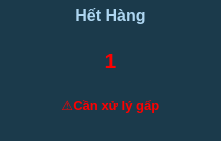
     <widget class="QWidget" name="wg_hh" native="true">
      <property name="geometry">
       <rect>
        <x>660</x>
        <y>60</y>
        <width>221</width>
        <height>141</height>
       </rect>
      </property>
      <property name="styleSheet">
       <string notr="true">background-color: #1B3A4B;
</string>
      </property>
      <widget class="QLabel" name="lb_hh">
       <property name="geometry">
        <rect>
         <x>0</x>
         <y>0</y>
         <width>221</width>
         <height>31</height>
        </rect>
       </property>
       <property name="font">
        <font>
         <family>Arial</family>
         <weight>75</weight>
         <bold>true</bold>
        </font>
       </property>
       <property name="styleSheet">
        <string notr="true">color: #AED6F1;</string>
       </property>
       <property name="text">
        <string>&lt;html&gt;&lt;head/&gt;&lt;body&gt;&lt;p align=&quot;center&quot;&gt;&lt;span style=&quot; font-size:12pt;&quot;&gt;Hết Hàng&lt;/span&gt;&lt;/p&gt;&lt;/body&gt;&lt;/html&gt;</string>
       </property>
      </widget>
      <widget class="QLabel" name="lb_hh_1">
       <property name="geometry">
        <rect>
         <x>0</x>
         <y>40</y>
         <width>221</width>
         <height>41</height>
        </rect>
       </property>
       <property name="font">
        <font>
         <family>Arial</family>
         <weight>50</weight>
         <bold>false</bold>
        </font>
       </property>
       <property name="styleSheet">
        <string notr="true">color: red;</string>
       </property>
       <property name="text">
        <string>&lt;html&gt;&lt;head/&gt;&lt;body&gt;&lt;p align=&quot;center&quot;&gt;&lt;span style=&quot; font-size:16pt; font-weight:600;&quot;&gt;1&lt;/span&gt;&lt;/p&gt;&lt;/body&gt;&lt;/html&gt;</string>
       </property>
      </widget>
      <widget class="QLabel" name="lb_hh_2">
       <property name="geometry">
        <rect>
         <x>0</x>
         <y>70</y>
         <width>221</width>
         <height>71</height>
        </rect>
       </property>
       <property name="font">
        <font>
         <family>Arial</family>
         <weight>50</weight>
         <bold>false</bold>
        </font>
       </property>
       <property name="styleSheet">
        <string notr="true">color: red;</string>
       </property>
       <property name="text">
        <string>&lt;!DOCTYPE HTML PUBLIC &quot;-//W3C//DTD HTML 4.0//EN&quot; &quot;http://www.w3.org/TR/REC-html40/strict.dtd&quot;&gt;
&lt;html&gt;&lt;head&gt;&lt;meta name=&quot;qrichtext&quot; content=&quot;1&quot; /&gt;&lt;style type=&quot;text/css&quot;&gt;
p, li { white-space: pre-wrap; }
&lt;/style&gt;&lt;/head&gt;&lt;body style=&quot; font-family:'Segoe UI'; font-size:8pt; font-weight:400; font-style:normal;&quot;&gt;
&lt;p align=&quot;center&quot; style=&quot; margin-top:0px; margin-bottom:0px; margin-left:0px; margin-right:0px; -qt-block-indent:0; text-indent:0px;&quot;&gt;&lt;span style=&quot; font-family:'Lexend Light'; font-size:10pt; font-weight:600;&quot;&gt;⚠️Cần xử lý gấp&lt;/span&gt;&lt;/p&gt;&lt;/body&gt;&lt;/html&gt;</string>
       </property>
      </widget>
     </widget>
